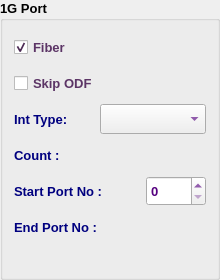
               <widget class="QGroupBox" name="gGB">
                <property name="minimumSize">
                 <size>
                  <width>220</width>
                  <height>280</height>
                 </size>
                </property>
                <property name="maximumSize">
                 <size>
                  <width>220</width>
                  <height>280</height>
                 </size>
                </property>
                <property name="font">
                 <font>
                  <family>Tahoma</family>
                  <pointsize>10</pointsize>
                  <weight>75</weight>
                  <bold>true</bold>
                 </font>
                </property>
                <property name="styleSheet">
                 <string notr="true"/>
                </property>
                <property name="title">
                 <string>1G Port</string>
                </property>
                <layout class="QVBoxLayout" name="verticalLayout_4">
                 <item>
                  <layout class="QHBoxLayout" name="horizontalLayout_32">
                   <item>
                    <widget class="QCheckBox" name="g1ODFChB">
                     <property name="minimumSize">
                      <size>
                       <width>0</width>
                       <height>30</height>
                      </size>
                     </property>
                     <property name="maximumSize">
                      <size>
                       <width>16777215</width>
                       <height>30</height>
                      </size>
                     </property>
                     <property name="font">
                      <font>
                       <weight>75</weight>
                       <bold>true</bold>
                      </font>
                     </property>
                     <property name="styleSheet">
                      <string notr="true">color: rgb(92, 53, 102);</string>
                     </property>
                     <property name="text">
                      <string>Fiber</string>
                     </property>
                     <property name="checked">
                      <bool>true</bool>
                     </property>
                    </widget>
                   </item>
                  </layout>
                 </item>
                 <item>
                  <widget class="QCheckBox" name="g1SkipODFChB">
                   <property name="minimumSize">
                    <size>
                     <width>0</width>
                     <height>30</height>
                    </size>
                   </property>
                   <property name="maximumSize">
                    <size>
                     <width>16777215</width>
                     <height>30</height>
                    </size>
                   </property>
                   <property name="font">
                    <font>
                     <weight>75</weight>
                     <bold>true</bold>
                    </font>
                   </property>
                   <property name="styleSheet">
                    <string notr="true">color: rgb(92, 53, 102);</string>
                   </property>
                   <property name="text">
                    <string>Skip ODF</string>
                   </property>
                   <property name="checked">
                    <bool>false</bool>
                   </property>
                  </widget>
                 </item>
                 <item>
                  <layout class="QHBoxLayout" name="horizontalLayout_35">
                   <item>
                    <widget class="QLabel" name="label_29">
                     <property name="sizePolicy">
                      <sizepolicy hsizetype="Preferred" vsizetype="Preferred">
                       <horstretch>0</horstretch>
                       <verstretch>0</verstretch>
                      </sizepolicy>
                     </property>
                     <property name="minimumSize">
                      <size>
                       <width>80</width>
                       <height>30</height>
                      </size>
                     </property>
                     <property name="maximumSize">
                      <size>
                       <width>110</width>
                       <height>30</height>
                      </size>
                     </property>
                     <property name="font">
                      <font>
                       <family>Tahoma</family>
                       <pointsize>10</pointsize>
                       <weight>75</weight>
                       <bold>true</bold>
                      </font>
                     </property>
                     <property name="styleSheet">
                      <string notr="true">color: rgb(0, 0, 127);</string>
                     </property>
                     <property name="text">
                      <string>Int Type:</string>
                     </property>
                    </widget>
                   </item>
                   <item>
                    <widget class="QComboBox" name="gIntTypeCB">
                     <property name="sizePolicy">
                      <sizepolicy hsizetype="Expanding" vsizetype="Fixed">
                       <horstretch>0</horstretch>
                       <verstretch>0</verstretch>
                      </sizepolicy>
                     </property>
                     <property name="minimumSize">
                      <size>
                       <width>90</width>
                       <height>30</height>
                      </size>
                     </property>
                     <property name="maximumSize">
                      <size>
                       <width>16777215</width>
                       <height>30</height>
                      </size>
                     </property>
                     <property name="font">
                      <font>
                       <weight>75</weight>
                       <bold>true</bold>
                      </font>
                     </property>
                     <property name="styleSheet">
                      <string notr="true">color: rgb(85, 0, 127);</string>
                     </property>
                    </widget>
                   </item>
                  </layout>
                 </item>
                 <item>
                  <layout class="QHBoxLayout" name="horizontalLayout_24">
                   <item>
                    <widget class="QLabel" name="label_13">
                     <property name="sizePolicy">
                      <sizepolicy hsizetype="Expanding" vsizetype="Preferred">
                       <horstretch>0</horstretch>
                       <verstretch>0</verstretch>
                      </sizepolicy>
                     </property>
                     <property name="minimumSize">
                      <size>
                       <width>100</width>
                       <height>30</height>
                      </size>
                     </property>
                     <property name="maximumSize">
                      <size>
                       <width>200</width>
                       <height>30</height>
                      </size>
                     </property>
                     <property name="font">
                      <font>
                       <family>Tahoma</family>
                       <pointsize>10</pointsize>
                       <weight>75</weight>
                       <bold>true</bold>
                      </font>
                     </property>
                     <property name="styleSheet">
                      <string notr="true">color: rgb(0, 0, 127);</string>
                     </property>
                     <property name="text">
                      <string>Count :</string>
                     </property>
                    </widget>
                   </item>
                   <item>
                    <widget class="QLabel" name="gCountLbl">
                     <property name="minimumSize">
                      <size>
                       <width>60</width>
                       <height>30</height>
                      </size>
                     </property>
                     <property name="maximumSize">
                      <size>
                       <width>60</width>
                       <height>30</height>
                      </size>
                     </property>
                     <property name="font">
                      <font>
                       <family>Tahoma</family>
                       <pointsize>10</pointsize>
                       <weight>75</weight>
                       <bold>true</bold>
                      </font>
                     </property>
                     <property name="styleSheet">
                      <string notr="true">color: rgb(85, 0, 127);</string>
                     </property>
                     <property name="text">
                      <string/>
                     </property>
                    </widget>
                   </item>
                  </layout>
                 </item>
                 <item>
                  <layout class="QHBoxLayout" name="horizontalLayout_23">
                   <item>
                    <widget class="QLabel" name="label_15">
                     <property name="sizePolicy">
                      <sizepolicy hsizetype="Expanding" vsizetype="Preferred">
                       <horstretch>0</horstretch>
                       <verstretch>0</verstretch>
                      </sizepolicy>
                     </property>
                     <property name="minimumSize">
                      <size>
                       <width>100</width>
                       <height>30</height>
                      </size>
                     </property>
                     <property name="maximumSize">
                      <size>
                       <width>200</width>
                       <height>30</height>
                      </size>
                     </property>
                     <property name="font">
                      <font>
                       <family>Tahoma</family>
                       <pointsize>10</pointsize>
                       <weight>75</weight>
                       <bold>true</bold>
                      </font>
                     </property>
                     <property name="styleSheet">
                      <string notr="true">color: rgb(0, 0, 127);</string>
                     </property>
                     <property name="text">
                      <string>Start Port No :</string>
                     </property>
                    </widget>
                   </item>
                   <item>
                    <widget class="QSpinBox" name="gStartSB">
                     <property name="sizePolicy">
                      <sizepolicy hsizetype="Minimum" vsizetype="Preferred">
                       <horstretch>0</horstretch>
                       <verstretch>0</verstretch>
                      </sizepolicy>
                     </property>
                     <property name="minimumSize">
                      <size>
                       <width>60</width>
                       <height>30</height>
                      </size>
                     </property>
                     <property name="maximumSize">
                      <size>
                       <width>60</width>
                       <height>30</height>
                      </size>
                     </property>
                     <property name="font">
                      <font>
                       <family>Tahoma</family>
                       <pointsize>10</pointsize>
                       <weight>75</weight>
                       <bold>true</bold>
                      </font>
                     </property>
                     <property name="styleSheet">
                      <string notr="true">color: rgb(85, 0, 127);</string>
                     </property>
                    </widget>
                   </item>
                  </layout>
                 </item>
                 <item>
                  <layout class="QHBoxLayout" name="horizontalLayout_19">
                   <item>
                    <widget class="QLabel" name="label_14">
                     <property name="sizePolicy">
                      <sizepolicy hsizetype="Expanding" vsizetype="Preferred">
                       <horstretch>0</horstretch>
                       <verstretch>0</verstretch>
                      </sizepolicy>
                     </property>
                     <property name="minimumSize">
                      <size>
                       <width>100</width>
                       <height>30</height>
                      </size>
                     </property>
                     <property name="maximumSize">
                      <size>
                       <width>200</width>
                       <height>30</height>
                      </size>
                     </property>
                     <property name="font">
                      <font>
                       <family>Tahoma</family>
                       <pointsize>10</pointsize>
                       <weight>75</weight>
                       <bold>true</bold>
                      </font>
                     </property>
                     <property name="styleSheet">
                      <string notr="true">color: rgb(0, 0, 127);</string>
                     </property>
                     <property name="text">
                      <string>End Port No :</string>
                     </property>
                    </widget>
                   </item>
                   <item>
                    <widget class="QLabel" name="gEndLbl">
                     <property name="minimumSize">
                      <size>
                       <width>60</width>
                       <height>30</height>
                      </size>
                     </property>
                     <property name="maximumSize">
                      <size>
                       <width>60</width>
                       <height>30</height>
                      </size>
                     </property>
                     <property name="font">
                      <font>
                       <family>Tahoma</family>
                       <pointsize>10</pointsize>
                       <weight>75</weight>
                       <bold>true</bold>
                      </font>
                     </property>
                     <property name="styleSheet">
                      <string notr="true">color: rgb(85, 0, 127);</string>
                     </property>
                     <property name="text">
                      <string/>
                     </property>
                    </widget>
                   </item>
                  </layout>
                 </item>
                 <item>
                  <spacer name="verticalSpacer_6">
                   <property name="orientation">
                    <enum>Qt::Vertical</enum>
                   </property>
                   <property name="sizeHint" stdset="0">
                    <size>
                     <width>20</width>
                     <height>40</height>
                    </size>
                   </property>
                  </spacer>
                 </item>
                </layout>
               </widget>
